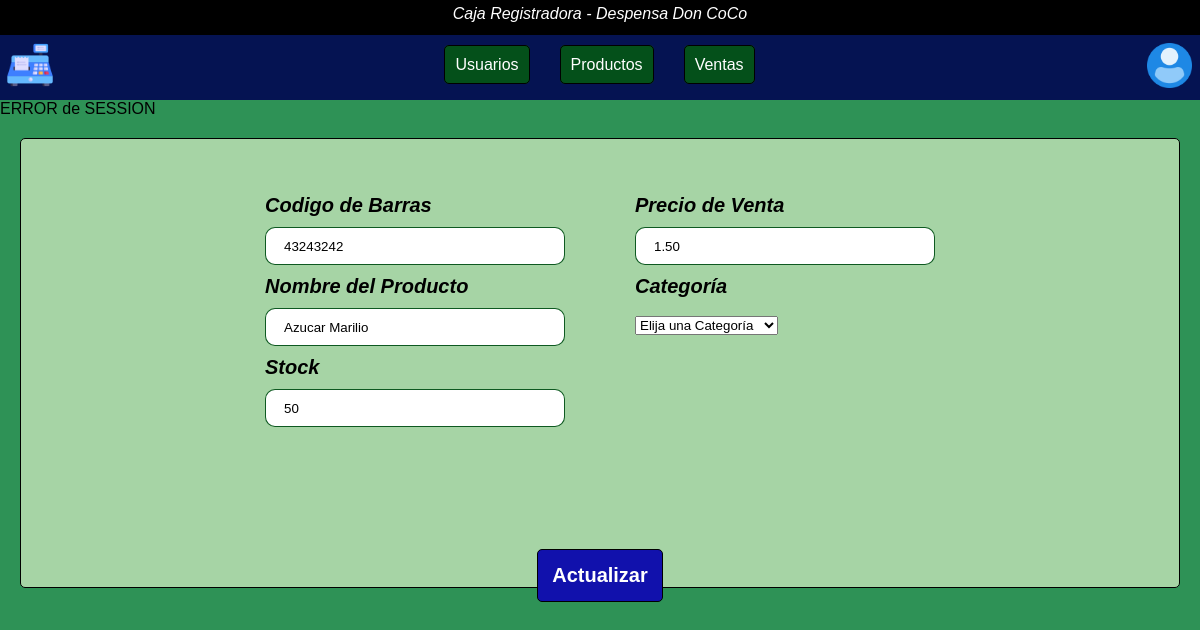
/php/products_modify.php?id=1, run on an earlier commit of the app's database.
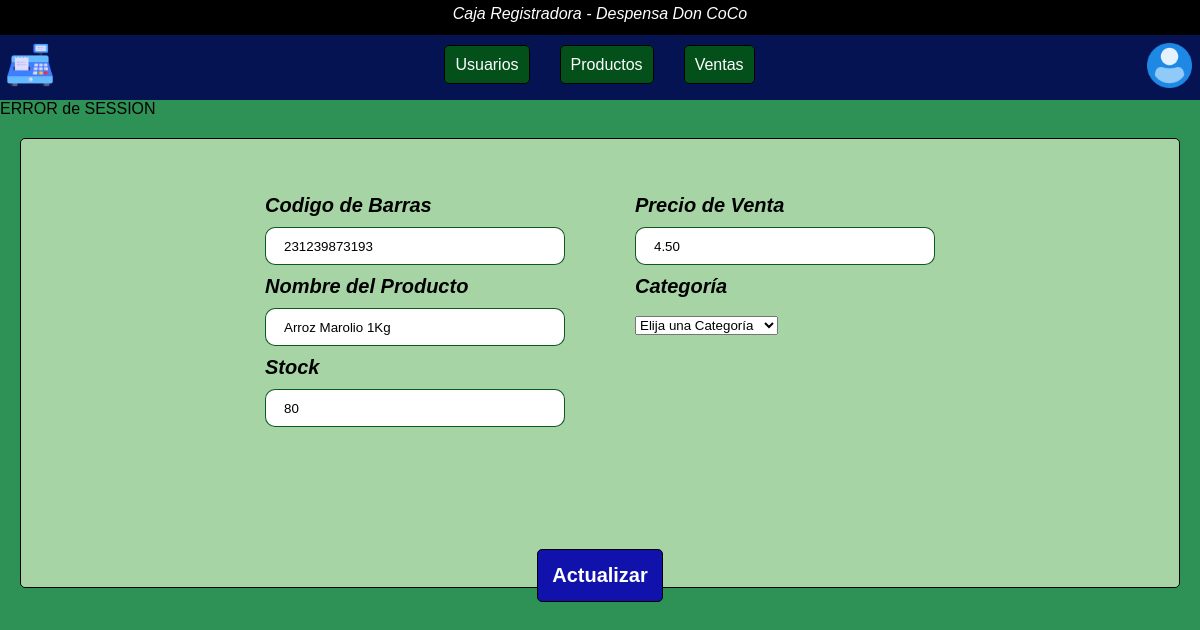
And on a later commit of the database.
### tables this page shows
CREATE TABLE `Productos` (
  `Id_producto` int(11) NOT NULL,
  `Cod_Barras` varchar(70) NOT NULL,
  `Nombre` varchar(70) NOT NULL,
  `Stock` int(11) NOT NULL,
  `Precio_Venta` decimal(10,2) NOT NULL,
  `Categoria` varchar(70) NOT NULL
);

### php/products_modify.php (the view, shortened to what this page needs)
<?php
include ('connection.php');
if (isset($_GET['id'])){
    $id = trim($_GET['id']);
    $sql_prod = "SELECT * FROM Productos
    WHERE Id_producto = $id";
    $result = $conn->query($sql_prod);
    if ($result->num_rows == 1){
        $row = $result->fetch_assoc();
        $code = $row['Cod_Barras'];
        $pro = $row['Nombre'];
        $stock = $row['Stock'];
        $price = $row['Precio_Venta'];
        $type = $row['Categoria'];
    }
}
?>
<!DOCTYPE html>
<html lang="en">
<head>
    <link rel="stylesheet" href="../css/products.css">
    <link rel="stylesheet" href="../css/header.css">
</head>
<body>
    <?php require('header.php');?>
    <main>
        <?php
        if (isset($_SESSION['nombre']) && isset($_SESSION['tipo'])) {
            $user = $_SESSION['nombre'];
            $type = $_SESSION['tipo'];
            echo "Usuario: $type<br>";
            echo "Bienvenido: $user";
        } else {
            echo "ERROR de SESSION";
        }
        ?>
        <div class="content-prod">
            <form class="form-prod" action="products_modify.php?id=<?php echo $_GET['id'];?>" method="POST">
                <div class="caja1">
                    <label class="label" for="code">Codigo de Barras</label>
                    <input class="input" type="text" name="code" id="code" value="<?php echo $code?>" placeholder="Escriba el Código" maxlength="30" required/>
                    <label class="label" for="products">Nombre del Producto</label>
                    <input class="input" type="text" name="products" id="products" value="<?php echo $pro?>" placeholder="Ingrese Articulo" maxlength="50" required/>
                    <label class="label" for="stock">Stock</label>
                    <input class="input" type="text" name="stock" id="stock" value="<?php echo $stock?>" placeholder="Ingrese la Cantidad" maxlength="15" required/>
                </div>
                <div class="caja2">
                    <label class="label" for="price">Precio de Venta</label>
                    <input class="input" type="text" name="price" id="price" value="<?php echo $price?>" placeholder="Ingrese un Precio" maxlength="15" required/>
                    <label class="label" for="select">Categoría</label><br><br>
                    <select class="" name="category" id="select" value="<?php echo $type?>">
                        <option value="select" disabled selected >Elija una Categoría</option>
                    </select>
                </div>
                <div class="btns">
                    <button class="btn-blue"  type="submit" name="modify">Actualizar</button>
                </div>
            </form>
        </div>
    </main>
</body>
</html>

What changed in the data, as far as the page shows it:
changed productos "Elija una Categoría": code "43243242" → "231239873193"; products "Azucar Marilio" → "Arroz Marolio 1Kg"; stock "50" → "80"; price "1.50" → "4.50"
